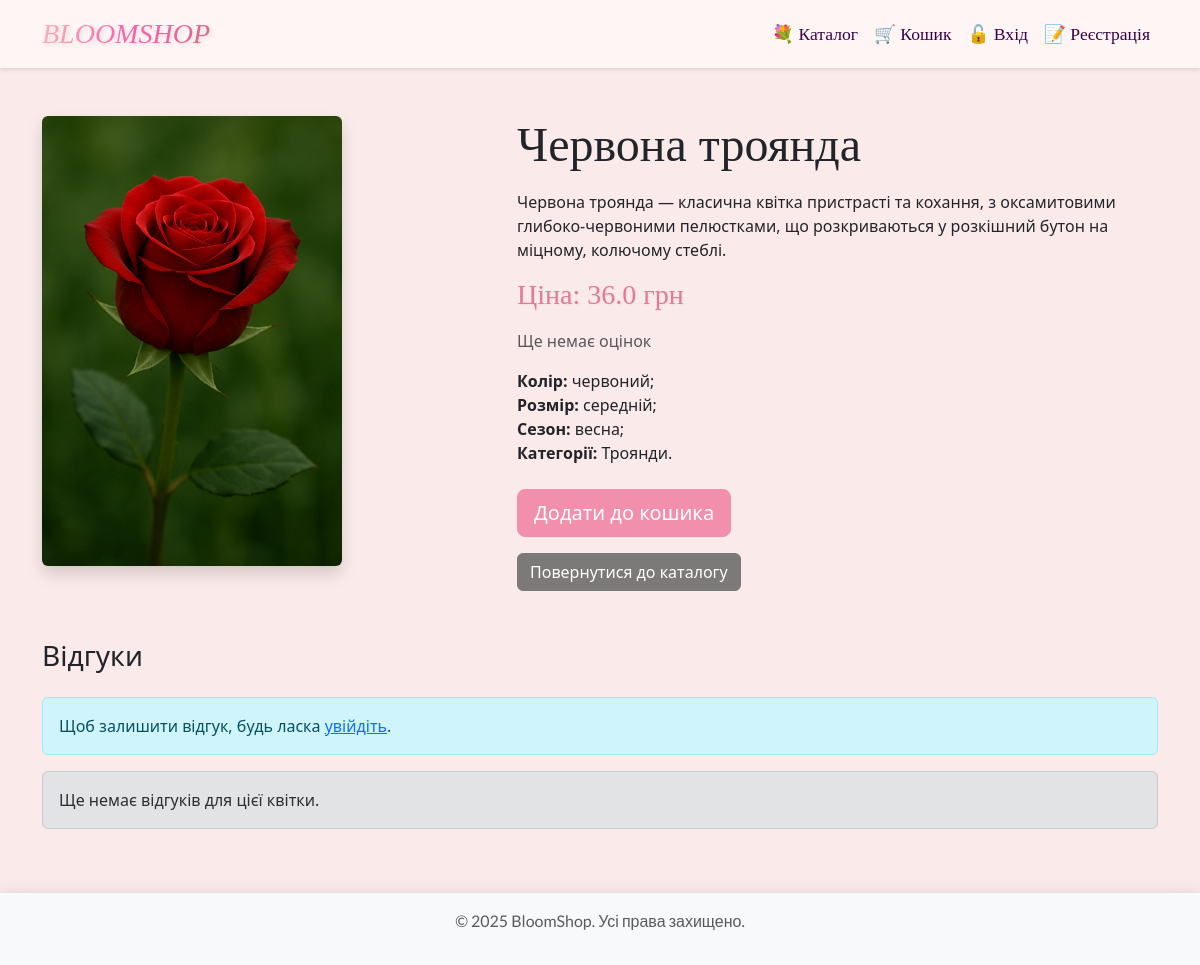
The app's page /flower/3, older data.
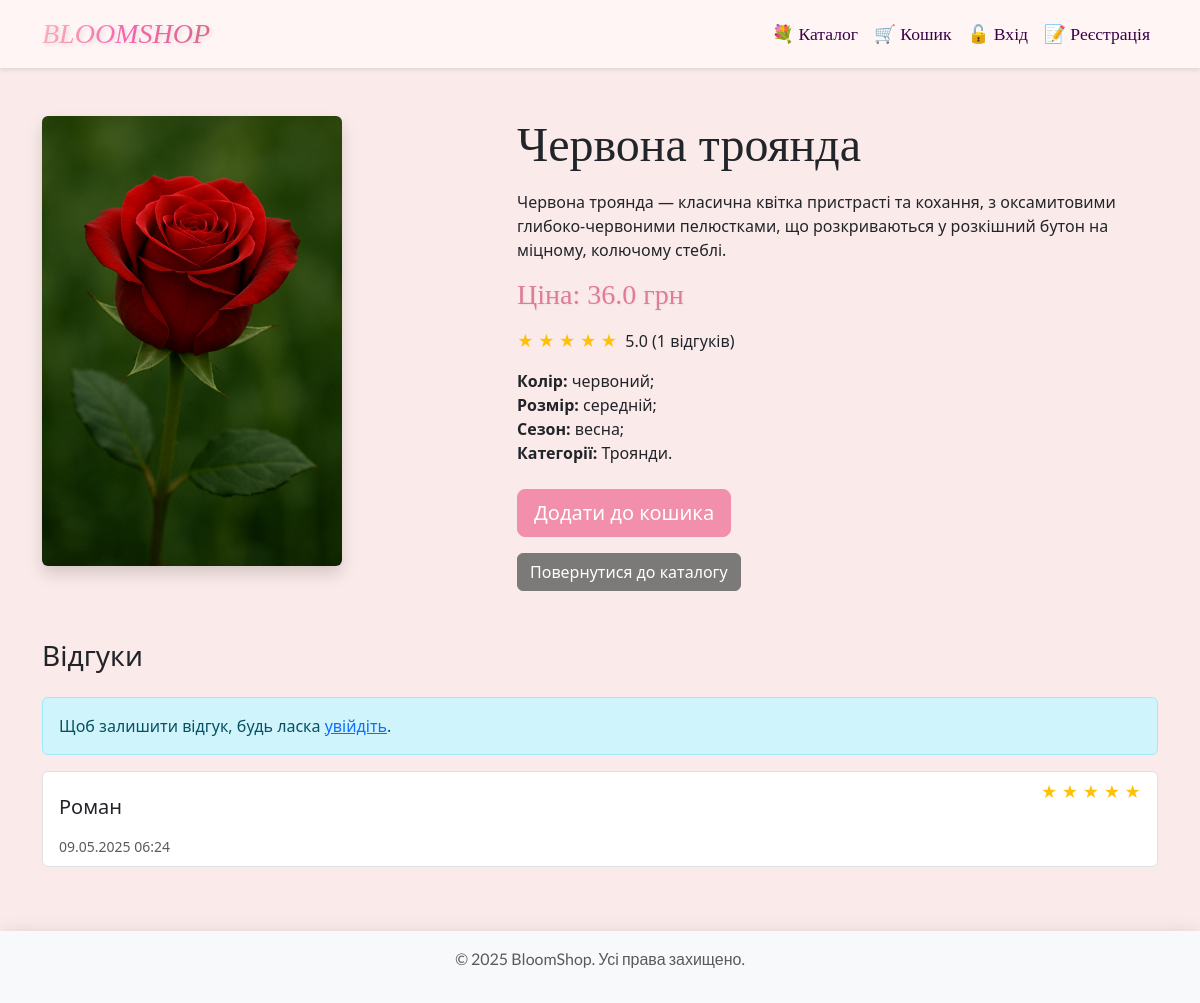
The same page, newer data.
### app.py (models this page shows, shortened)
class Category(db.Model):
    id = db.Column(db.Integer, primary_key=True)
    name = db.Column(db.String(50), nullable=False)

class Review(db.Model):
    id = db.Column(db.Integer, primary_key=True)
    user_id = db.Column(db.Integer, db.ForeignKey('user.id'), nullable=False)
    flower_id = db.Column(db.Integer, db.ForeignKey('flower.id'), nullable=False)
    rating = db.Column(db.Integer, nullable=False)  # 1-5
    comment = db.Column(db.Text, nullable=True)
    created_at = db.Column(db.DateTime, default=datetime.now(UTC))
    user = db.relationship('User', backref='reviews')
    flower = db.relationship('Flower', backref='reviews')

class User(db.Model):
    id = db.Column(db.Integer, primary_key=True)
    name = db.Column(db.String(100), nullable=False)
    email = db.Column(db.String(120), unique=True, nullable=False)
    phone = db.Column(db.String(20), nullable=True)
    address = db.Column(db.Text, nullable=True)
    password = db.Column(db.String(60), nullable=False)
    is_admin = db.Column(db.Boolean, default=False)

### app.py (the view)
@app.route('/flower/<int:flower_id>')
def flower(flower_id):
    flower = Flower.query.get_or_404(flower_id)
    category_ids = db.session.query(FlowerCategory.category_id).filter(FlowerCategory.flower_id == flower_id).all()
    category_ids = [cid[0] for cid in category_ids]
    categories = Category.query.filter(Category.id.in_(category_ids)).all()
    return render_template('flower.html', flower=flower, categories=categories)

### app.py (called while the page is built)
@app.before_request
def load_user():
    g.user = None
    if 'user_id' in session:
        g.user = User.query.get(session['user_id'])

    @property
    def average_rating(self):
        avg = db.session.query(func.avg(Review.rating)).filter(
            Review.flower_id == self.id
        ).scalar()
        return round(avg, 1) if avg else None

    @property
    def review_count(self):
        return db.session.query(func.count(Review.id)).filter(
            Review.flower_id == self.id
        ).scalar()

### templates/flower.html (shortened to what the changed rows need)
{% extends 'base.html' %}
{% block content %}
    <section class="container my-5">
        <div class="row">
            <div class="col-md-7">
                <h1 class="display-5 mb-3" style="font-family: 'Playfair Display', serif;">{{ flower.name }}</h1>
                <p style="font-size: 16px">{{ flower.description or 'Опис відсутній' }}</p>
                <h4 class="price-concrete-flower">Ціна: {{ flower.price }} грн</h4>
                {% if flower.average_rating %}
                    <div class="d-flex align-items-center mb-3">
                        <div class="me-2">
                            {% for i in range(5) %}
                                {% if i < flower.average_rating|round %}
                                    <span class="text-warning">★</span>
                                {% else %}
                                    <span class="text-secondary">☆</span>
                                {% endif %}
                            {% endfor %}
                        </div>
                        <span>{{ flower.average_rating }} ({{ flower.review_count }} відгуків)</span>
                    </div>
                {% else %}
                    <div class="text-muted mb-3">Ще немає оцінок</div>
                {% endif %}
                <ul class="list-unstyled mb-4">
                    {% if flower.color %}
                        <li><strong>Колір:</strong> {{ flower.color }};</li>
                    {% endif %}
                    {% if flower.size %}
                        <li><strong>Розмір:</strong> {{ flower.size }};</li>
                    {% endif %}
                    {% if flower.season %}
                        <li><strong>Сезон:</strong> {{ flower.season }};</li>
                    {% endif %}
                    {% if categories %}
                        <li><strong>Категорії:</strong>
                            {% for category in categories %}
                                {{ category.name }}.{% if not loop.last %}, {% endif %}
                            {% endfor %}
                        </li>
                    {% endif %}
                </ul>
                <form method="POST" action="{{ url_for('add_to_cart', flower_id=flower.id) }}">
                    <button type="submit" class="btn btn-primary btn-lg">Додати до кошика</button>
                </form>
                <a href="/flowers" class="btn btn-secondary mt-3">Повернутися до каталогу</a>
            </div>
        </div>
    </section>
    <section class="container my-5">
        <div class="row">
            <div class="col-md-12">
                {% if 'user_id' in session %}
                    <div class="card mb-4">
                        <div class="card-body">
                            <h5>Залишити відгук</h5>
                            <form method="POST" action="{{ url_for('add_review', flower_id=flower.id) }}">
                                <div class="mb-3">
                                    <label for="rating" class="form-label">Оцінка</label>
                                    <select class="form-select" id="rating" name="rating" required>
                                        <option value="" selected disabled>Оберіть оцінку</option>
                                        <option value="5">5 - Відмінно</option>
                                        <option value="4">4 - Добре</option>
                                        <option value="3">3 - Задовільно</option>
                                        <option value="2">2 - Погано</option>
                                        <option value="1">1 - Дуже погано</option>
                                    </select>
                                </div>
                                <div class="mb-3">
                                    <label for="comment" class="form-label">Коментар (необов'язково)</label>
                                    <textarea class="form-control" id="comment" name="comment" rows="3"></textarea>
                                </div>
                                <button type="submit" class="btn btn-primary">Надіслати відгук</button>
                            </form>
                        </div>
                    </div>
                {% else %}
                    <div class="alert alert-info">
                        Щоб залишити відгук, будь ласка <a href="{{ url_for('login') }}">увійдіть</a>.
                    </div>
                {% endif %}
                {% if flower.reviews %}
                    <div class="list-group">
                        {% for review in flower.reviews %}
                            <div class="list-group-item mb-3">
                                <div class="d-flex justify-content-between">
                                    <h5>{{ review.user.name }}</h5>
                                    <div>
                                        {% for i in range(5) %}
                                            {% if i < review.rating %}
                                                <span class="text-warning">★</span>
                                            {% else %}
                                                <span class="text-secondary">☆</span>
                                            {% endif %}
                                        {% endfor %}
                                    </div>
                                </div>
                                <small class="text-muted">{{ review.created_at.strftime('%d.%m.%Y %H:%M') }}</small>
                            </div>
                        {% endfor %}
                    </div>
                {% else %}
                    <div class="alert alert-secondary">Ще немає відгуків для цієї квітки.</div>
                {% endif %}
            </div>
        </div>
    </section>
{% endblock %}

Row changes from the older to the newer data that the page shows:
added Review: user.name "Роман", rating 5 (drawn), created_at "09.05.2025 06:24"
Text that changed along with them:
{{ flower.average_rating }}: (not shown) → "5.0"
{{ flower.review_count }}: (not shown) → "1"
text no longer shown: "Ще немає оцінок Ще немає відгуків для цієї квітки."
text now shown: "( відгуків)"
